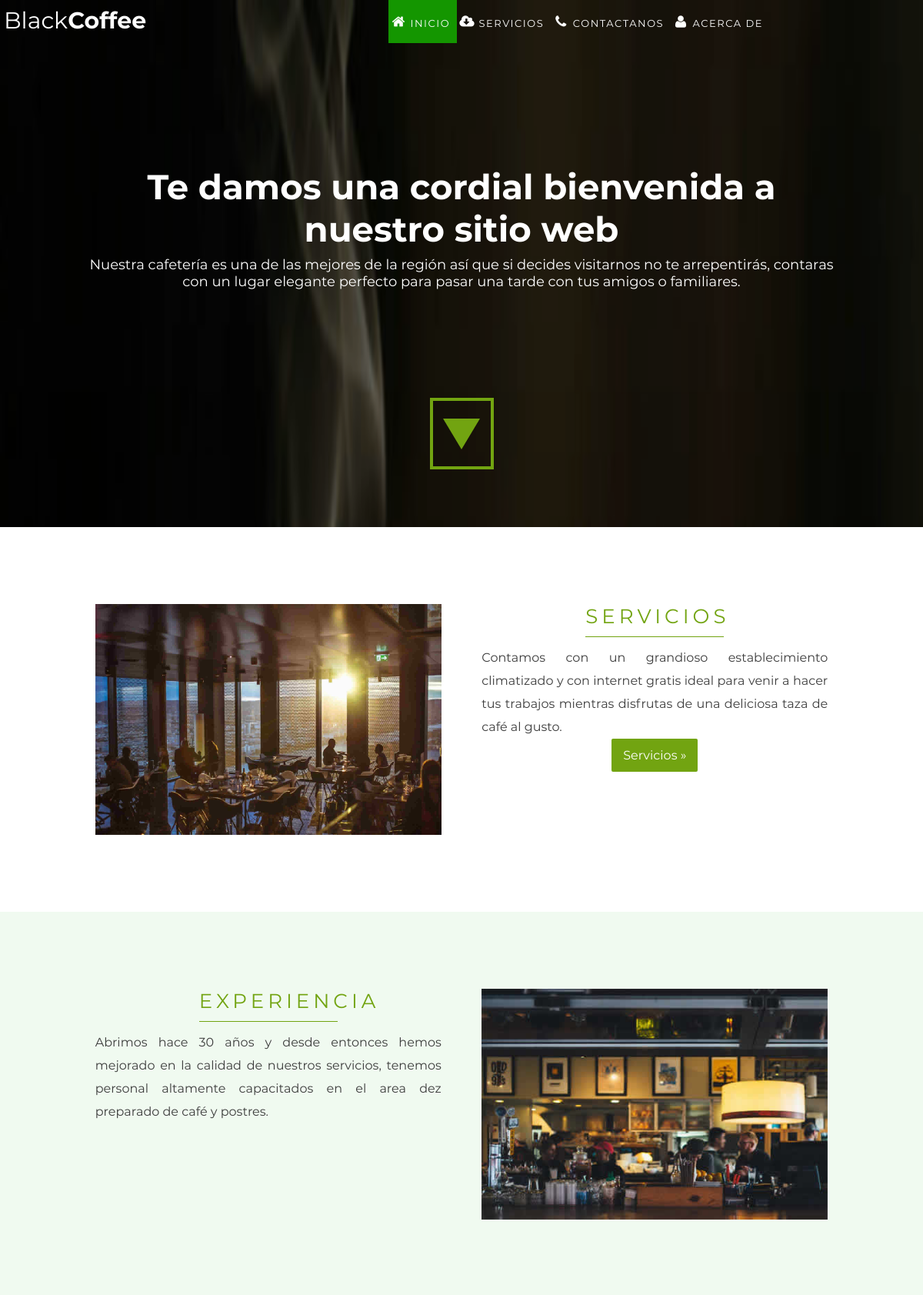
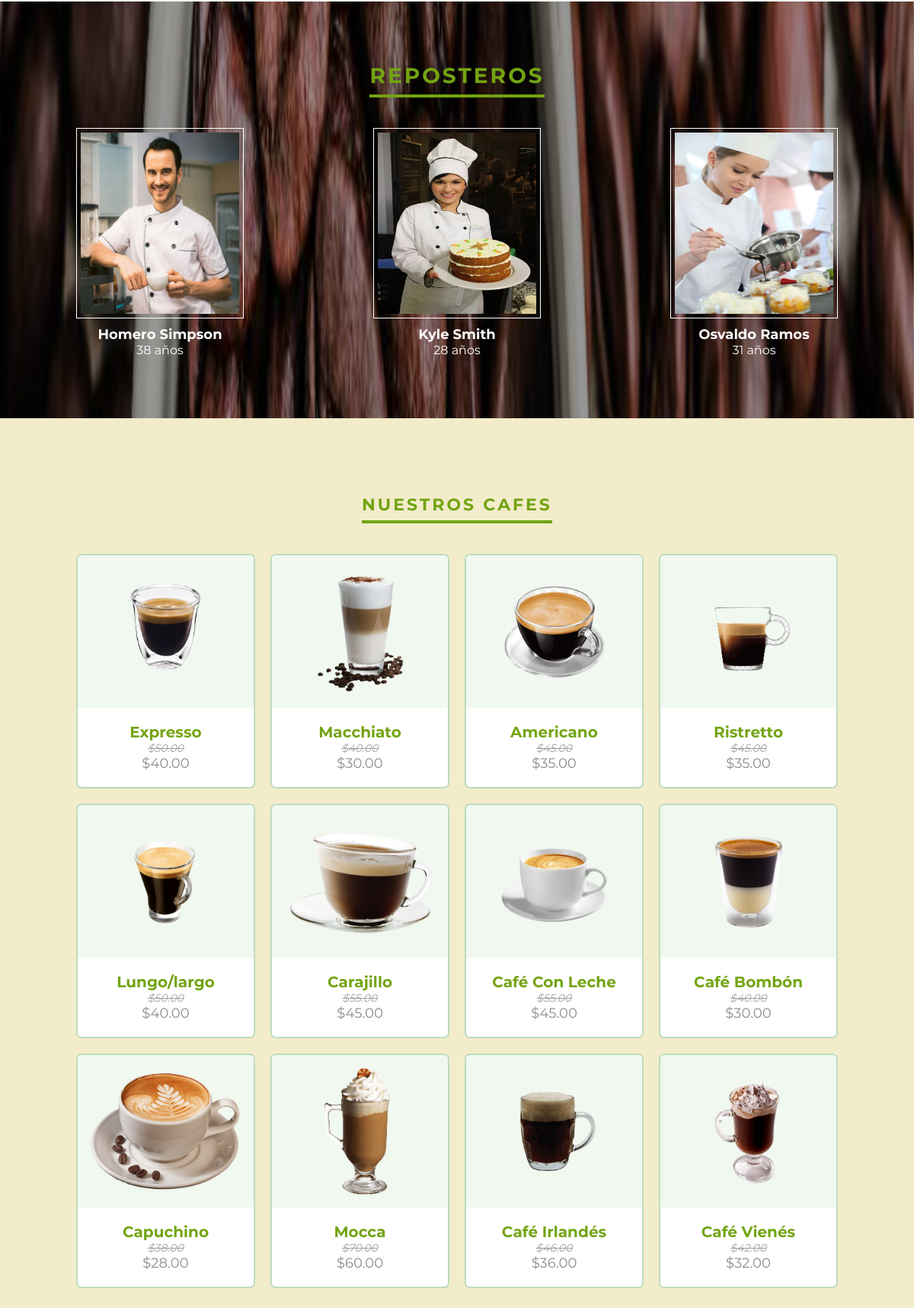
The page / (upper part) on the database its author committed (2 pictures, top to bottom).
### tables this page shows
CREATE TABLE `banner` (
  `id` int(11) NOT NULL,
  `title` varchar(300) DEFAULT NULL,
  `txt` text DEFAULT NULL
);

CREATE TABLE `welcome` (
  `id` int(11) NOT NULL,
  `title` varchar(300) DEFAULT NULL,
  `txt` text NOT NULL,
  `img` varchar(300) NOT NULL
);

CREATE TABLE `experience` (
  `id` int(11) NOT NULL,
  `title` varchar(300) DEFAULT NULL,
  `txt` text NOT NULL,
  `img` varchar(300) DEFAULT NULL
);

CREATE TABLE `personal` (
  `id` int(11) NOT NULL,
  `name` varchar(300) DEFAULT NULL,
  `age` varchar(300) DEFAULT NULL,
  `img` varchar(300) DEFAULT NULL
);

CREATE TABLE `coffee` (
  `id` int(11) NOT NULL,
  `title` varchar(300) DEFAULT NULL,
  `price` varchar(300) DEFAULT NULL,
  `img` varchar(300) DEFAULT NULL
);

### controller/inicio.controller.php (called while the page is built, shortened)
<?php
require("model/inicio.model.php");
$banner = new Inicio();
$banner_array = $banner->get_banner();
$welcome = new Inicio();
$welcome_array = $welcome->get_welcome();
$experience = new Inicio();
$experience_array = $experience->get_experience();
$personal =  new Inicio();
$personal_array = $personal->get_personal();
$coffee = new Inicio();
$coffee_array = $coffee->get_coffee();
require("view/navigation.php");
require("view/banner.php");
require('view/inicio.view.php');
require("view/footer.php");
?>

### index.php (called while the page is built)
<?php
require('controller/inicio.controller.php');
?>

### model/conectar.php (called while the page is built, shortened)
<?php
class Conectar {
	public static function conexion() {
		try {
			$conexion = new PDO('mysql:host=' . DB_HOST . ';dbname=' . DB_NAME,DB_USER,DB_PASSWORD);
			$conexion->setAttribute(PDO::ATTR_ERRMODE, PDO::ERRMODE_EXCEPTION);
			$conexion->exec('SET CHARACTER SET UTF8');
		} catch (Exception $e) {
			die('Error: ' . $e->getMessage());
			echo "Error en la linea: " . $e->getLine();
		}
		return $conexion;
	}
}
?>

### model/inicio.model.php (called while the page is built, shortened)
<?php
class Inicio {
	private $db;
	public function __construct() {
		require_once("conectar.php");
		$this->db=Conectar::conexion();
	}
	public function get_banner() {
		$consulta=$this->db->query("SELECT * FROM banner");
		while ($fila=$consulta->fetch(PDO::FETCH_ASSOC)) {
			$banner[] = $fila;
		}
		return $banner;
	}
	public function get_welcome() {
		$consulta = $this->db->query("SELECT * FROM welcome");
		while ($fila=$consulta->fetch(PDO::FETCH_ASSOC)) {
			$welcome[] = $fila;
		}
		return $welcome;
	}
	public function get_experience() {
		$consulta = $this->db->query("SELECT * FROM experience");
		while ($fila = $consulta->fetch(PDO::FETCH_ASSOC)) {
			$experience[] = $fila;
		}
		return $experience;
	}
	public function get_personal() {
		$consulta = $this->db->query("SELECT * FROM personal");
		while ($fila = $consulta->fetch(PDO::FETCH_ASSOC)) {
			$personal[] = $fila;
		}
		return $personal;
	}
	public function get_coffee() {
		$consulta = $this->db->query("SELECT * FROM coffee");
		while ($fila = $consulta->fetch(PDO::FETCH_ASSOC)) {
			$coffee[] = $fila;
		}
		return $coffee;
	}
}
?>

### view/inicio.view.php (the view, shortened to what this page needs)
    <?php foreach($welcome_array as $welcome): ?>
<div class="welcome__color">
    <div class="welcome container" id="welcome">
    	<img src="img/<?php echo $welcome['img']; ?>" class="welcome__img" alt="Foto de bienvenida">
    	<div class="welcome__container">
    		<h3 class="welcome__title"><?php echo strtoupper($welcome['title']); ?></h3>
    		<p class="welcome__txt"><?php echo $welcome['txt']; ?></p>
    	    <p class="welcome-p"><a class="welcome__link" href="controller/services.controller.php?action=services">Servicios &raquo;</a></p>
    	</div>
    </div>
</div>
    <?php endforeach; ?>
    <?php foreach($experience_array as $experience): ?>
<div class="experience__color">
    <div class="experience container">
    	<div class="experience__container">
    		<h3 class="experience__title"><?php echo strtoupper($experience['title']); ?></h3>
    		<p class="experience__txt"><?php echo $experience['txt']; ?></p>
    	</div>
    	<img src="img/<?php echo $experience['img']; ?>" class="experience__img" alt="Nuestra experiencia">
    </div>
</div>
    <?php endforeach; ?>
    <div class="our-personal">
    	<div class="our-personal-color">
    		<h3 class="our-personal-title">REPOSTEROS</h3>
            <div class="chefs-flex container">
            <?php foreach($personal_array as $personal): ?>
    	    <div class="chefs">
                <div class="chefs-img__content">
    		        <img src="img/<?php echo $personal['img']; ?>" class="chefs-img" alt="Chef1">
                </div>
    		    <div class="chefs__content">
    		        <p class="chefs-name"><?php echo ucwords($personal['name']); ?></p>
    		        <p class="chefs-age"><?php echo $personal['age'] . " años"; ?></p>
    		    </div>
    	    </div>
            <?php endforeach; ?>
            </div>
        </div>
    </div>
    <div class="column__coffee-background">
        <div class="column__coffee-container container">
            <h3 class="column__coffee-container-title">NUESTROS CAFES</h3>
            <div class="column__coffee-content">
                <?php foreach($coffee_array as $coffee): ?>
                <div class="column__coffee">
                    <div class="column__coffee-content__img">
                        <img src="img/<?php echo $coffee['img']; ?>" class="column__coffee-img" alt="<?php echo $coffee['title']; ?>">
                    </div>
                    <div class="column__coffee-text">
                        <h4 class="column__coffee-title"><?php echo ucwords($coffee['title']); ?></h4>
                        <p class="column__coffee-price__before"><i><s>$<?php echo $coffee['price'] + 10; ?>.00</s></i></p>
                        <p class="column__coffee-price"><?php echo "$" . $coffee['price'] . ".00"; ?></p>
                    </div>
                </div>
                <?php endforeach; ?>
            </div>
        </div>
    </div>

### view/navigation.php (shortened to what this page needs)
<?php if (!isset($_GET['action'])) { ?>
<!DOCTYPE html>
<html>
<head>
    <link rel="stylesheet" type="text/css" href="css/estilos.css">
    <link rel="stylesheet" type="text/css" href="css/styles.css">
</head>
<body>
    <div class="div container" id="div">
        <div class="div-color">
            <div class="logo-content" id="logo-content">
                <p class="header-logo">Black</p><p class="header-logo-two">Coffee</p>
            </div>
           <ul class="menu" id="menu">
               <li class="menu__item"><a class="menu__link select" id="menu__link1" href=""><span class="icon-home"></span>INICIO</a></li>
               <li class="menu__item"><a class="menu__link" id="menu__link2" href="controller/services.controller.php?action=services"><span class="icon-cloud-download"></span>SERVICIOS</a></li>
               <li class="menu__item"><a class="menu__link" id="menu__link3" href="controller/contact.controller.php?action=contact"><span class="icon-phone"></span>CONTACTANOS</a></li>
               <li class="menu__item"><a class="menu__link" id="menu__link4" href="controller/about.controller.php?action=about"><span class="icon-user"></span>ACERCA DE</a></li>
           </ul>
        </div>
    </div>
<?php } ?>

### view/banner.php (shortened to what this page needs)
<?php if(!isset($_GET['action'])) { ?>
   <div class="banner" id="banner">
      <div class="banner__color">
         <div class="banner__content container">
            <div class="banner__text">
                <?php foreach($banner_array as $banner): ?>
                  <h1 id="banner__title" class="banner__title"><?php echo $banner['title']; ?></h1>
                  <h3 id="banner__txt" class="banner__txt"><?php echo $banner['txt']; ?></h3>
                <?php endforeach; ?>
             </div>
             <div class="banner__buttons">
               <div class="banner__buttons-content">
                  <div class="banner__buttons-to_bottom"></div>
               </div>
             </div>
         </div>
       </div>
   </div>
<?php } ?>

### view/footer.php (shortened to what this page needs)
<?php
if (isset($_GET['action'])) {
?>
<footer class="main-footer">
            <?php foreach($footer_array as $footer): ?>
            <div class="container container--flex">
                <div class="footer__column column--33">
                    <h2 class="footer__column-title">¿Por qué visitarnos?</h2>
                    <p class="footer__column-txt"><?php echo $footer['description']; ?></p>
                </div>
                <div class="footer__column column--33">
                    <h2 class="footer__column-title">Contáctanos</h2>
                    <p class="footer__column-txt"><?php echo $footer['place']; ?></p>
                    <p class="footer__column-txt"><?php echo $footer['phone']; ?></p>
                    <p class="footer__column-txt"><?php echo $footer['mail']; ?></p>
                </div>
                <div class="footer__column column--33">
                    <h2 class="footer__column-title">Siguenos en nuestras redes</h2>
                    <p class="footer__column-txt"><a target="_blank" href="<?php echo $footer['facebook']; ?>" class="icon-facebook">Facebook</a></p>
                    <p class="footer__column-txt"><a target="_blank" href="<?php echo $footer['instagram']; ?>" class="icon-instagram">Instagram</a></p>
                    <p class="footer__column-txt"><a target="_blank" href="<?php echo $footer['twitter']; ?>" class="icon-twitter">Twitter</a></p>
                </div>
                <p class="copy">&copy; 2022 Coffee-Sweet | Todos los derechos reservados</p>
            </div>
            <?php endforeach; ?>
    </footer>
    <script type="text/javascript" src="../js/menu.js"></script>
    <script type="text/javascript" src="../js/navigation.js"></script>
</body>
</html>
<?php
} else {
?>
</body>
</html>
<?php
}
?>

### css/styles.css (style rules this page uses)
[class^="icon-"]:before, [class*=" icon-"]:before { font-family: "untitled-font-1" !important; font-style: normal !important; font-weight: normal !important; font-variant: normal !important; text-transform: none !important; speak: none; line-height: 1; -webkit-font-smoothing: antialiased; -moz-osx-font-smoothing: grayscale; }
.icon-cloud-download:before { content: "\6f"; }
.icon-home:before { content: "\73"; }
.icon-user:before { content: "\42"; }
.icon-phone:before { content: "\52"; }

### rows shown on the page
banner: title "Te damos una cordial bienvenida a nuestro sitio web", txt "Nuestra cafetería es una de las mejores de la región así que si decides visitarnos no te arrepentirás, contaras con un lugar elegante perfecto para pasar una tarde con tus amigos o familiares."
welcome: img (picture), title "SERVICIOS", txt "Contamos con un grandioso establecimiento climatizado y con internet gratis ideal para venir a hacer tus trabajos mientras disfrutas de una deliciosa taza de café al gusto."
experience: title "EXPERIENCIA", txt "Abrimos hace 30 años y desde entonces hemos mejorado en la calidad de nuestros servicios, tenemos personal altamente capacitados en el area dez preparado de café y postres.", img (picture)
personal: img (picture), name "Homero Simpson", age "38"
personal: img (picture), name "Kyle Smith", age "28"
personal: img (picture), name "Osvaldo Ramos", age "31"
coffee: img (picture), title "Expresso", $coffee['price'] + 10 "50", price "40"
coffee: img (picture), title "Macchiato", $coffee['price'] + 10 "40", price "30"
coffee: img (picture), title "Americano", $coffee['price'] + 10 "45", price "35"
coffee: img (picture), title "Ristretto", $coffee['price'] + 10 "45", price "35"
coffee: img (picture), title "Lungo/largo", $coffee['price'] + 10 "50", price "40"
coffee: img (picture), title "Carajillo", $coffee['price'] + 10 "55", price "45"
coffee: img (picture), title "Café Con Leche", $coffee['price'] + 10 "55", price "45"
coffee: img (picture), title "Café Bombón", $coffee['price'] + 10 "40", price "30"
coffee: img (picture), title "Capuchino", $coffee['price'] + 10 "38", price "28"
coffee: img (picture), title "Mocca", $coffee['price'] + 10 "70", price "60"
coffee: img (picture), title "Café Irlandés", $coffee['price'] + 10 "46", price "36"
coffee: img (picture), title "Café Vienés", $coffee['price'] + 10 "42", price "32"
